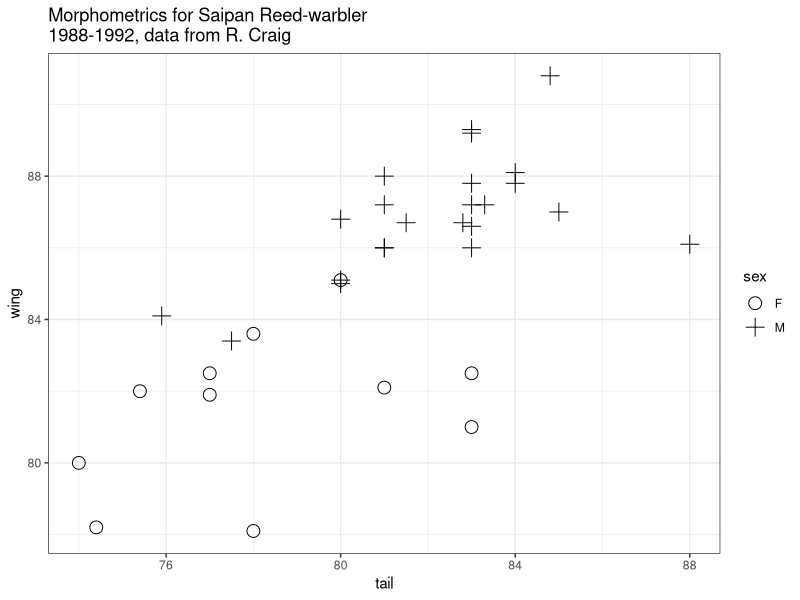

Here is the R script that generated this plot:
################################
## Saipan Reed-Warbler (SRWA or NIRW) morphometric data exploration
## 
## author: Ellie Roark
## created: 17 August 2022
## last modified: 17 August 2022
## 
## inputs: *Saipan morphology.csv-- data from Robert Craig with bird morphometrics
##          from 1988-1992. 
##
##         
## outputs: *saipan_NIRW_morphology_RCraigdata.csv-- morphology for only NIRW
##          *sexmorph_plot1-- plot of wing and tail lengths by sex for NIRW
##            
## TODO: * 
################################


library(Hmisc)
library(tidyverse)

## read in R.Craig morphology data

morph <- read_csv("./Saipan morphology.csv")

## subset to only NIRW records
morph_rw <- morph[which(morph$Species == "NIRW"), ]

## plot wing and tail lengths by sex
sexmorph_plot1 <- ggplot(data = morph_rw, aes(tail, wing)) + 
  geom_point(size = 4, aes(shape = sex)) +
  scale_shape_manual(values = c(1,3)) +
  theme_bw() +
  ggtitle("Morphometrics for Saipan Reed-warbler\n1988-1992, data from R. Craig")


## write out NIRW morphology data from R Craig to .csv to share with PBC
write.csv(morph_rw, file = "./saipan_NIRW_morphology_RCraigdata.csv")
